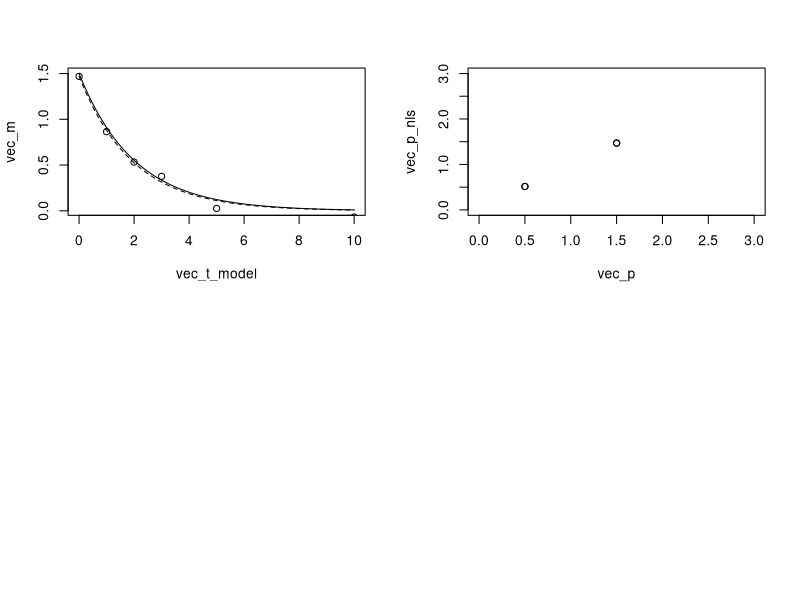

R code for this plot: (Note: this script raises an error after producing the figure.)
rm()

library(numDeriv)
# source("general/general.R")
# source("general/GenericFigures.R")
graphics.off()
dev.new(xpos=520, ypos=20, height=10, width=10)

## FUNCTIONS

ExponentialFunction <- function(vec_p, vec_t) {
	vec_p[1]*exp(-vec_p[2]*vec_t)
}

# Made it such that ss=TRUE, gives the sum of squared reseiduals;
# ss=FALSE gives the (unsquared) residual vector.
CostFunction <- function(vec_p, vec_t, vec_data, ss=TRUE) {
	vec_y <- ExponentialFunction(vec_p, vec_t)
	if (ss) sum((vec_y - vec_data)^2)
	else vec_y - vec_data
}

# Variance estimation from online resource I found:
EstVar <- function(vec_p, vec_t, vec_data) {
	# OVERALL FORMULA:
	# sum(residuals) / (n - p) * ( A^t %*% A )^(-1)
	# -----a constant---------   ---p x p matrix---
	# Get the matrix A (partial derivatives of each value n by parameter p)
	A <- jacobian(ExponentialFunction, vec_p, vec_t=vec_t)
	# Need to make sigma_2 * ( A^t %*% A )^(-1)
	AtA_inv <- solve(t(A)%*%A)
	# Need n and p for denominator:
	n <- length(vec_t)
	p <- length(vec_p)
	sum_res <- CostFunction(vec_p, vec_t, vec_data)
	sigma_2 <- sum_res/(n - p)
	sigma_2*AtA_inv
}


# Setup underlying model:
vec_t_model <- seq(0, 10, length.out=100)
vec_p <- c(1.5, 0.5)
vec_m <- ExponentialFunction(vec_p, vec_t_model)


# Simulate data:
vec_t <- c(0, 1, 2, 3, 5, 10)
vec_data <- ExponentialFunction(vec_p, vec_t) + rnorm(length(vec_t), 0, 0.07)

# Get the parameter values back by manual non-linear
# least squares regression (optim).
opt <- optim(c(0, 0), CostFunction, vec_t=vec_t, vec_data=vec_data)
vec_p_optim <- opt$par
vec_m_opt <- ExponentialFunction(vec_p_optim, vec_t_model)


model_nls <- nls(vec_data~a*exp(-b*vec_t), start=c(a=1, b=1))
vec_se_optim <- sqrt(diag(EstVar(vec_p_optim, vec_t, vec_data)))

# mat_Var_optim <- EstVar(vec_p_optim, vec_t, vec_data)
# mat_Var_nls <- vcov(model_nls)



print("from optim")
print(vec_p_optim)
print("standard error")
print(vec_se_optim)
print("summary of model")
print(summary(model_nls))

coefs <- coef(summary(model_nls))



vec_se_nls <- coefs[, 2]
vec_p_nls <- coefs[, 1]

CI <- vec_se_nls
par(mfrow=c(2, 2))

plot(vec_t_model, vec_m, type="l")
points(vec_t, vec_data)
lines(vec_t_model, vec_m_opt, type="l", lty=2)

tdist <- qt(0.975, length(vec_t) - length(vec_p_nls))

CIS_manual <- confint(model_nls)

plot(vec_p, vec_p_nls, xlim=c(0, 3), ylim=c(0, 3))
points(vec_p, vec_p_optim, xlim=c(0, 3), ylim=c(0, 3))

arrows(vec_p, vec_p_optim + tdist*vec_se_optim,
       vec_p, vec_p_optim - tdist*vec_se_optim,
       length=error_height_final*par()$cex, lwd=par()$cex, angle=90, code=3)
arrows(vec_p, vec_p_nls + tdist*vec_se_nls,
       vec_p, vec_p_nls - tdist*vec_se_nls,
       length=error_height_final*par()$cex, lwd=par()$cex, angle=90, code=3)

arrows(vec_p, CIS_manual[, 1],
       vec_p, CIS_manual[, 2],
       length=error_height_final*par()$cex, lwd=par()$cex, angle=90, code=3,
       col="red", lty=2)




abline(0, 1, lty=2)
plot(vec_se_optim, vec_se_nls, xlim=c(0, 0.2), ylim=c(0, 0.2))
abline(0, 1, lty=2)
abline(0, mean(vec_se_nls/vec_se_optim), lty=3)
text(0.025, 0.005, label=mean(vec_se_nls/vec_se_optim))

residuals <- CostFunction(vec_p_optim, vec_t, vec_data, ss=FALSE)
residuals <- sort(residuals)
res_Q <- (seq(length(residuals)) - 0.5)/length(residuals)
print(res_Q)
norm_Q <- qnorm(res_Q, mean=mean(residuals), sd=sd(residuals))

print(residuals)
plot(residuals, norm_Q, xlim=mean(residuals) - c(-3*sd(residuals), 3*sd(residuals)), 
     ylim=mean(residuals) - c(-3*sd(residuals), 3*sd(residuals)))

# segments(0, -3*sd(residuals), 0, 3*sd(residuals), lty=2)

segments(mean(residuals), -3*sd(residuals), mean(residuals), 3*sd(residuals), lty=3)
abline(0, 1)
break

# Plot the data against the underlying model:
# Plot the recovered parameters against the true values:
plot(vec_p, vec_p_optim, xlim=c(0, 5), ylim=c(0, 5))
abline(0, 1, lty=2)


